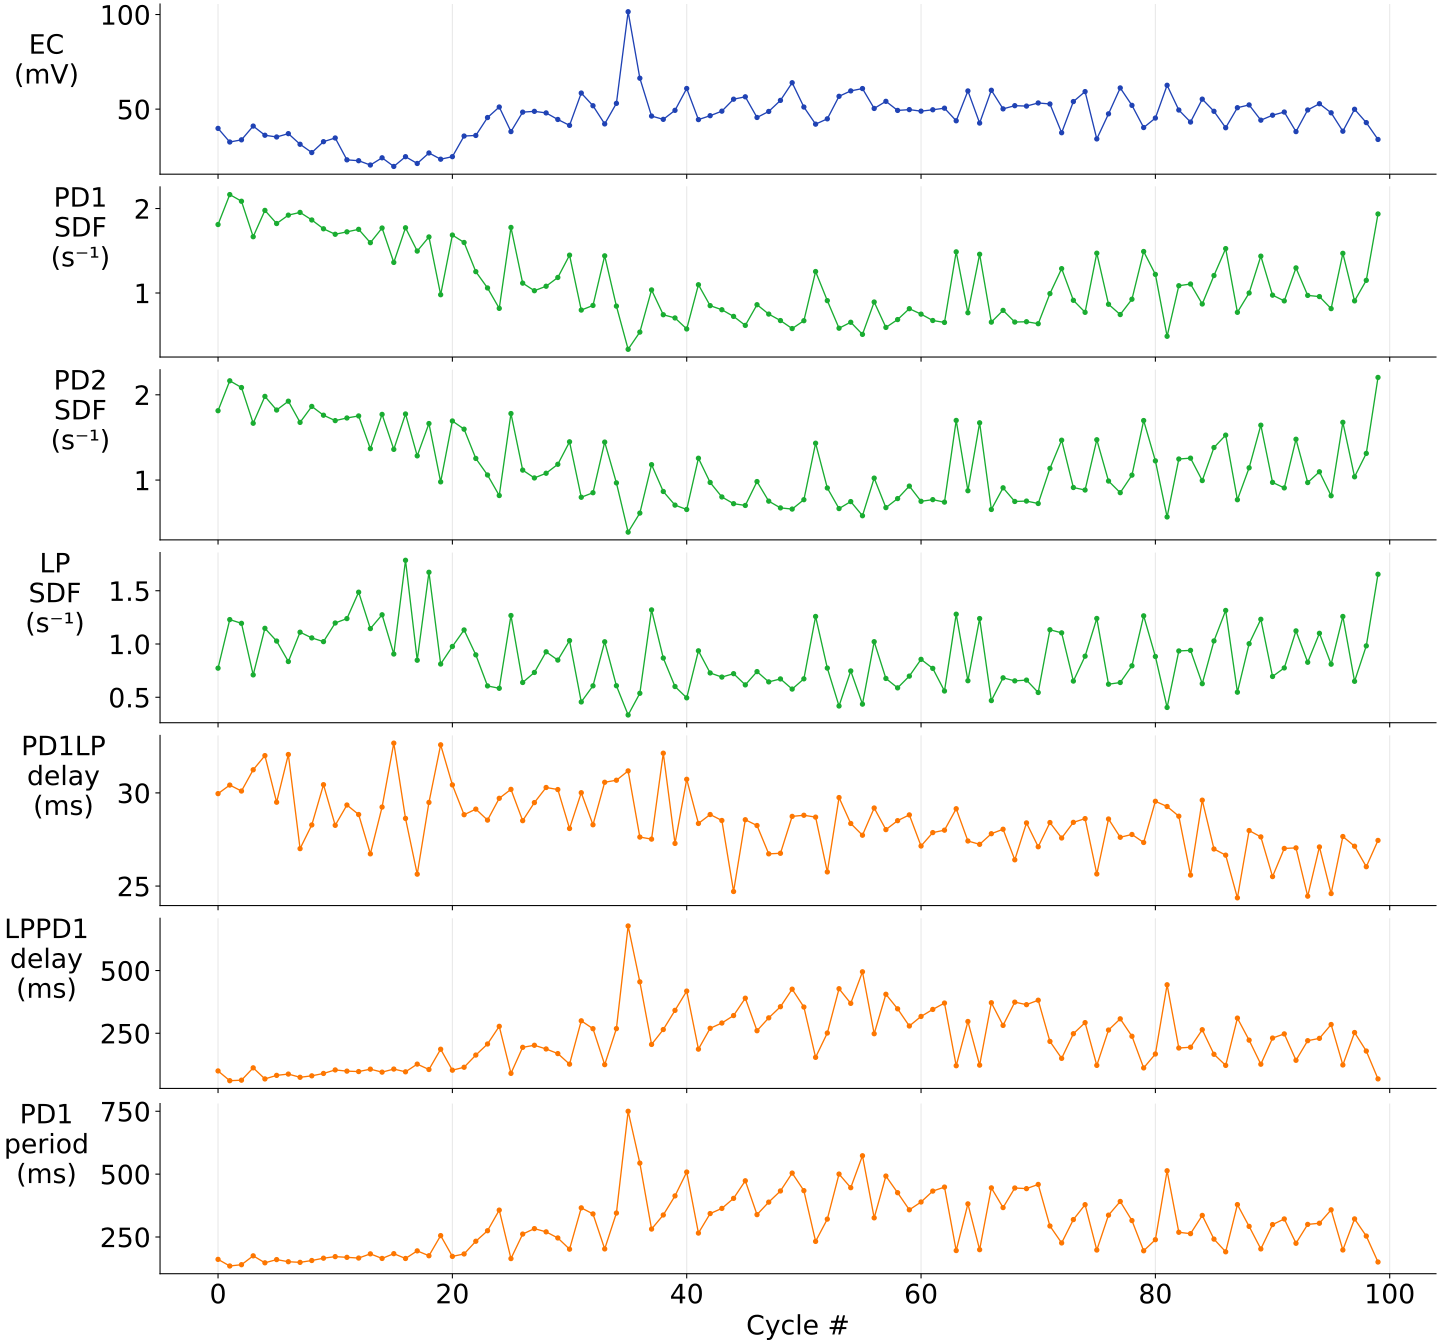

Write Python code to recreate this figure.
"""Copyright (c) 2026 Pablo Sanchez-Martin. All Rights Reserved.
Use of this source code is govern by GPL-3.0 license that 
can be found in the LICENSE file"""

import pandas as pd
import numpy as np
import argparse
import matplotlib.pyplot as plt

#GENERAL CONSTANTS
plt.rcParams.update({'font.size': 20})

path = "../analyzed_data.pkl"
df_data = pd.read_pickle(path)


def plot_cycle_by_cycle_metrics(exp, metrics_specs, start, end, figsize=(15, 2), marker='o', linewidth=1, markersize=3):
    n = len(metrics_specs)
    fig, axes = plt.subplots(n,1,sharex = True, figsize=(figsize[0], figsize[1] * n), constrained_layout = True)

    # Hide unnecessary spines
    for ax in axes:
        ax.spines['right'].set_visible(False)
        ax.spines['top'].set_visible(False)

    # Restore bottom axis
    last_ax = axes[-1]
    last_ax.tick_params(bottom=True, labelbottom=True, left=True)
    last_ax.spines['bottom'].set_visible(True)
    last_ax.spines['left'].set_visible(True)

    for i, metric in enumerate(metrics_specs):
        data = df_data[exp]
        
        # Traverse nested keys dynamically
        for key in metric["paths"]:
            data = data[key]

        # Apply transform if present
        if "transform" in metric:
            data = metric["transform"](data)
        
        axes[i].plot(data[start:end], color=metric["color"], label=metric["label"], marker=marker, linewidth=linewidth, markersize=markersize,)
        axes[i].set_ylabel(metric["label"].replace(" ", "\n"), rotation=0, labelpad=40)
        axes[i].grid(True, alpha=0.3, axis="x")

    axes[-1].set_xlabel("Cycle #")
    return fig, axes


def transform_lp_sdf(x):
    y = pd.to_numeric(x, errors="coerce") * 10
    y = y[1:]
    return y

def transform_pds_sdf(x):
    y = pd.to_numeric(x, errors="coerce") * 10
    y = y.copy()
    return y

def transform_intervals(x):
    y = pd.to_numeric(x, errors="coerce") / 10
    y = y.copy()
    return y

metrics_specs = [
    dict(name="EC", paths=["sync", "euclid_by_cycle"], color = "#1f42b4", label = "EC (mV)"),
    dict(name="PD1 SDF", paths=["PD1", "sdf_100_gauss"], color = "#19ac31", label = "PD1 SDF (s⁻¹)", transform = transform_pds_sdf),
    dict(name="PD2 SDF", paths=["PD2", "sdf_100_gauss"], color = "#19ac31", label = "PD2 SDF (s⁻¹)", transform= transform_pds_sdf),
    dict(name="LP SDF", paths=["LP", "sdf_100_gauss"], color = "#19ac31", label = "LP SDF (s⁻¹)", transform= transform_lp_sdf),
    dict(name="PD1LP delay", paths=["intervals", "PD1LP_delay"], color = "#fd7600", label = "PD1LP delay (ms)", transform= transform_intervals),
    dict(name="LPPD1 delay", paths=["intervals", "LPPD1_delay"], color = "#fd7600", label = "LPPD1 delay (ms)", transform= transform_intervals),
    dict(name="PD1 period", paths=["intervals", "PD1_period"], color = "#fd7600", label = "PD1 period (ms)", transform= transform_intervals),
    ]


fig, axes = plot_cycle_by_cycle_metrics(exp = "12", metrics_specs = metrics_specs, start = 0, end= 100)
fig.savefig("cycle_by_cycle.svg")
